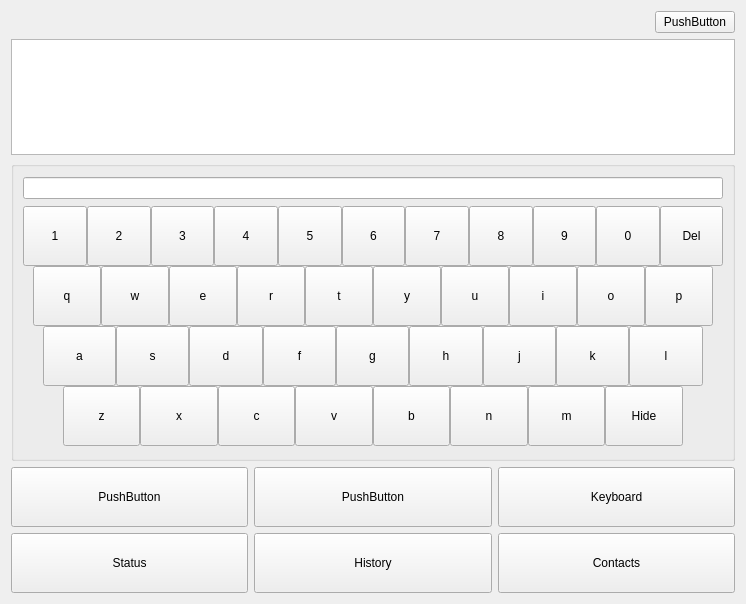
<?xml version="1.0" encoding="UTF-8"?>
<ui version="4.0">
 <class>Form</class>
 <widget class="QWidget" name="Form">
  <property name="geometry">
   <rect>
    <x>0</x>
    <y>0</y>
    <width>746</width>
    <height>604</height>
   </rect>
  </property>
  <property name="minimumSize">
   <size>
    <width>600</width>
    <height>0</height>
   </size>
  </property>
  <property name="maximumSize">
   <size>
    <width>16777215</width>
    <height>16777215</height>
   </size>
  </property>
  <property name="windowTitle">
   <string>Form</string>
  </property>
  <property name="styleSheet">
   <string notr="true"/>
  </property>
  <layout class="QFormLayout" name="formLayout">
   <item row="0" column="0" colspan="2">
    <layout class="QHBoxLayout" name="horizontalLayout_9">
     <property name="topMargin">
      <number>0</number>
     </property>
     <item>
      <spacer name="horizontalSpacer">
       <property name="orientation">
        <enum>Qt::Horizontal</enum>
       </property>
       <property name="sizeHint" stdset="0">
        <size>
         <width>40</width>
         <height>20</height>
        </size>
       </property>
      </spacer>
     </item>
     <item>
      <widget class="QPushButton" name="pushButton_9">
       <property name="text">
        <string>PushButton</string>
       </property>
      </widget>
     </item>
    </layout>
   </item>
   <item row="2" column="0" colspan="2">
    <widget class="QGroupBox" name="keyboard">
     <property name="minimumSize">
      <size>
       <width>500</width>
       <height>300</height>
      </size>
     </property>
     <property name="title">
      <string/>
     </property>
     <layout class="QGridLayout" name="gridLayout">
      <item row="1" column="0">
       <layout class="QVBoxLayout" name="verticalLayout_2">
        <property name="spacing">
         <number>0</number>
        </property>
        <property name="topMargin">
         <number>0</number>
        </property>
        <item>
         <layout class="QHBoxLayout" name="horizontalLayout_4">
          <property name="spacing">
           <number>0</number>
          </property>
          <property name="topMargin">
           <number>0</number>
          </property>
          <item>
           <widget class="QPushButton" name="k_1">
            <property name="minimumSize">
             <size>
              <width>0</width>
              <height>60</height>
             </size>
            </property>
            <property name="text">
             <string>1</string>
            </property>
            <property name="autoRepeatInterval">
             <number>120</number>
            </property>
           </widget>
          </item>
          <item>
           <widget class="QPushButton" name="k_2">
            <property name="minimumSize">
             <size>
              <width>0</width>
              <height>60</height>
             </size>
            </property>
            <property name="text">
             <string>2</string>
            </property>
            <property name="autoRepeatInterval">
             <number>120</number>
            </property>
           </widget>
          </item>
          <item>
           <widget class="QPushButton" name="k_3">
            <property name="minimumSize">
             <size>
              <width>0</width>
              <height>60</height>
             </size>
            </property>
            <property name="text">
             <string>3</string>
            </property>
            <property name="autoRepeatInterval">
             <number>120</number>
            </property>
           </widget>
          </item>
          <item>
           <widget class="QPushButton" name="k_4">
            <property name="minimumSize">
             <size>
              <width>0</width>
              <height>60</height>
             </size>
            </property>
            <property name="text">
             <string>4</string>
            </property>
            <property name="autoRepeatInterval">
             <number>120</number>
            </property>
           </widget>
          </item>
          <item>
           <widget class="QPushButton" name="k_5">
            <property name="minimumSize">
             <size>
              <width>0</width>
              <height>60</height>
             </size>
            </property>
            <property name="text">
             <string>5</string>
            </property>
            <property name="autoRepeatInterval">
             <number>120</number>
            </property>
           </widget>
          </item>
          <item>
           <widget class="QPushButton" name="k_6">
            <property name="minimumSize">
             <size>
              <width>0</width>
              <height>60</height>
             </size>
            </property>
            <property name="text">
             <string>6</string>
            </property>
            <property name="autoRepeatInterval">
             <number>120</number>
            </property>
           </widget>
          </item>
          <item>
           <widget class="QPushButton" name="k_7">
            <property name="minimumSize">
             <size>
              <width>0</width>
              <height>60</height>
             </size>
            </property>
            <property name="text">
             <string>7</string>
            </property>
            <property name="autoRepeatInterval">
             <number>120</number>
            </property>
           </widget>
          </item>
          <item>
           <widget class="QPushButton" name="k_8">
            <property name="minimumSize">
             <size>
              <width>0</width>
              <height>60</height>
             </size>
            </property>
            <property name="text">
             <string>8</string>
            </property>
            <property name="autoRepeatInterval">
             <number>120</number>
            </property>
           </widget>
          </item>
          <item>
           <widget class="QPushButton" name="k_9">
            <property name="minimumSize">
             <size>
              <width>0</width>
              <height>60</height>
             </size>
            </property>
            <property name="text">
             <string>9</string>
            </property>
            <property name="autoRepeatInterval">
             <number>120</number>
            </property>
           </widget>
          </item>
          <item>
           <widget class="QPushButton" name="k_0">
            <property name="minimumSize">
             <size>
              <width>0</width>
              <height>60</height>
             </size>
            </property>
            <property name="text">
             <string>0</string>
            </property>
            <property name="autoRepeatInterval">
             <number>120</number>
            </property>
           </widget>
          </item>
          <item>
           <widget class="QPushButton" name="del">
            <property name="minimumSize">
             <size>
              <width>0</width>
              <height>60</height>
             </size>
            </property>
            <property name="text">
             <string>Del</string>
            </property>
           </widget>
          </item>
         </layout>
        </item>
        <item>
         <layout class="QHBoxLayout" name="horizontalLayout_5">
          <property name="spacing">
           <number>0</number>
          </property>
          <property name="topMargin">
           <number>0</number>
          </property>
          <item>
           <widget class="QPushButton" name="pushButton_3">
            <property name="minimumSize">
             <size>
              <width>10</width>
              <height>0</height>
             </size>
            </property>
            <property name="text">
             <string/>
            </property>
            <property name="flat">
             <bool>true</bool>
            </property>
           </widget>
          </item>
          <item>
           <widget class="QPushButton" name="q">
            <property name="minimumSize">
             <size>
              <width>0</width>
              <height>60</height>
             </size>
            </property>
            <property name="text">
             <string>q</string>
            </property>
            <property name="autoRepeatInterval">
             <number>120</number>
            </property>
           </widget>
          </item>
          <item>
           <widget class="QPushButton" name="w">
            <property name="minimumSize">
             <size>
              <width>0</width>
              <height>60</height>
             </size>
            </property>
            <property name="text">
             <string>w</string>
            </property>
            <property name="autoRepeatInterval">
             <number>120</number>
            </property>
           </widget>
          </item>
          <item>
           <widget class="QPushButton" name="e">
            <property name="minimumSize">
             <size>
              <width>0</width>
              <height>60</height>
             </size>
            </property>
            <property name="text">
             <string>e</string>
            </property>
            <property name="autoRepeatInterval">
             <number>120</number>
            </property>
           </widget>
          </item>
          <item>
           <widget class="QPushButton" name="r">
            <property name="minimumSize">
             <size>
              <width>0</width>
              <height>60</height>
             </size>
            </property>
            <property name="text">
             <string>r</string>
            </property>
            <property name="autoRepeatInterval">
             <number>120</number>
            </property>
           </widget>
          </item>
          <item>
           <widget class="QPushButton" name="t">
            <property name="minimumSize">
             <size>
              <width>0</width>
              <height>60</height>
             </size>
            </property>
            <property name="text">
             <string>t</string>
            </property>
            <property name="autoRepeatInterval">
             <number>120</number>
            </property>
           </widget>
          </item>
          <item>
           <widget class="QPushButton" name="y">
            <property name="minimumSize">
             <size>
              <width>0</width>
              <height>60</height>
             </size>
            </property>
            <property name="text">
             <string>y</string>
            </property>
            <property name="autoRepeatInterval">
             <number>120</number>
            </property>
           </widget>
          </item>
          <item>
           <widget class="QPushButton" name="u">
            <property name="minimumSize">
             <size>
              <width>0</width>
              <height>60</height>
             </size>
            </property>
            <property name="text">
             <string>u</string>
            </property>
            <property name="autoRepeatInterval">
             <number>120</number>
            </property>
           </widget>
          </item>
          <item>
           <widget class="QPushButton" name="i">
            <property name="minimumSize">
             <size>
              <width>0</width>
              <height>60</height>
             </size>
            </property>
            <property name="text">
             <string>i</string>
            </property>
            <property name="autoRepeatInterval">
             <number>120</number>
            </property>
           </widget>
          </item>
          <item>
           <widget class="QPushButton" name="o">
            <property name="minimumSize">
             <size>
              <width>0</width>
              <height>60</height>
             </size>
            </property>
            <property name="text">
             <string>o</string>
            </property>
            <property name="autoRepeatInterval">
             <number>120</number>
            </property>
           </widget>
          </item>
          <item>
           <widget class="QPushButton" name="p">
            <property name="minimumSize">
             <size>
              <width>0</width>
              <height>60</height>
             </size>
            </property>
            <property name="text">
             <string>p</string>
            </property>
            <property name="autoRepeatInterval">
             <number>120</number>
            </property>
           </widget>
          </item>
          <item>
           <widget class="QPushButton" name="pushButton_4">
            <property name="minimumSize">
             <size>
              <width>10</width>
              <height>0</height>
             </size>
            </property>
            <property name="text">
             <string/>
            </property>
            <property name="flat">
             <bool>true</bool>
            </property>
           </widget>
          </item>
         </layout>
        </item>
        <item>
         <layout class="QHBoxLayout" name="horizontalLayout_6">
          <property name="spacing">
           <number>0</number>
          </property>
          <property name="topMargin">
           <number>0</number>
          </property>
          <item>
           <widget class="QPushButton" name="pushButton">
            <property name="minimumSize">
             <size>
              <width>20</width>
              <height>0</height>
             </size>
            </property>
            <property name="text">
             <string/>
            </property>
            <property name="flat">
             <bool>true</bool>
            </property>
           </widget>
          </item>
          <item>
           <widget class="QPushButton" name="a">
            <property name="minimumSize">
             <size>
              <width>0</width>
              <height>60</height>
             </size>
            </property>
            <property name="text">
             <string>a</string>
            </property>
            <property name="autoRepeatInterval">
             <number>120</number>
            </property>
           </widget>
          </item>
          <item>
           <widget class="QPushButton" name="s">
            <property name="minimumSize">
             <size>
              <width>0</width>
              <height>60</height>
             </size>
            </property>
            <property name="text">
             <string>s</string>
            </property>
            <property name="autoRepeatInterval">
             <number>120</number>
            </property>
           </widget>
          </item>
          <item>
           <widget class="QPushButton" name="d">
            <property name="minimumSize">
             <size>
              <width>0</width>
              <height>60</height>
             </size>
            </property>
            <property name="text">
             <string>d</string>
            </property>
            <property name="autoRepeatInterval">
             <number>120</number>
            </property>
           </widget>
          </item>
          <item>
           <widget class="QPushButton" name="f">
            <property name="minimumSize">
             <size>
              <width>0</width>
              <height>60</height>
             </size>
            </property>
            <property name="text">
             <string>f</string>
            </property>
            <property name="autoRepeatInterval">
             <number>120</number>
            </property>
           </widget>
          </item>
          <item>
           <widget class="QPushButton" name="g">
            <property name="minimumSize">
             <size>
              <width>0</width>
              <height>60</height>
             </size>
            </property>
            <property name="text">
             <string>g</string>
            </property>
            <property name="autoRepeatInterval">
             <number>120</number>
            </property>
           </widget>
          </item>
          <item>
           <widget class="QPushButton" name="h">
            <property name="minimumSize">
             <size>
              <width>0</width>
              <height>60</height>
             </size>
            </property>
            <property name="text">
             <string>h</string>
            </property>
            <property name="autoRepeatInterval">
             <number>120</number>
            </property>
           </widget>
          </item>
          <item>
           <widget class="QPushButton" name="j">
            <property name="minimumSize">
             <size>
              <width>0</width>
              <height>60</height>
             </size>
            </property>
            <property name="text">
             <string>j</string>
            </property>
            <property name="autoRepeatInterval">
             <number>120</number>
            </property>
           </widget>
          </item>
          <item>
           <widget class="QPushButton" name="k">
            <property name="minimumSize">
             <size>
              <width>0</width>
              <height>60</height>
             </size>
            </property>
            <property name="text">
             <string>k</string>
            </property>
            <property name="autoRepeatInterval">
             <number>120</number>
            </property>
           </widget>
          </item>
          <item>
           <widget class="QPushButton" name="l">
            <property name="minimumSize">
             <size>
              <width>0</width>
              <height>60</height>
             </size>
            </property>
            <property name="text">
             <string>l</string>
            </property>
            <property name="autoRepeatInterval">
             <number>120</number>
            </property>
           </widget>
          </item>
          <item>
           <widget class="QPushButton" name="pushButton_2">
            <property name="minimumSize">
             <size>
              <width>20</width>
              <height>0</height>
             </size>
            </property>
            <property name="text">
             <string/>
            </property>
            <property name="flat">
             <bool>true</bool>
            </property>
           </widget>
          </item>
         </layout>
        </item>
        <item>
         <layout class="QHBoxLayout" name="horizontalLayout_7">
          <property name="spacing">
           <number>0</number>
          </property>
          <property name="topMargin">
           <number>0</number>
          </property>
          <item>
           <widget class="QPushButton" name="space_5">
            <property name="minimumSize">
             <size>
              <width>40</width>
              <height>0</height>
             </size>
            </property>
            <property name="sizeIncrement">
             <size>
              <width>0</width>
              <height>0</height>
             </size>
            </property>
            <property name="text">
             <string/>
            </property>
            <property name="flat">
             <bool>true</bool>
            </property>
           </widget>
          </item>
          <item>
           <widget class="QPushButton" name="z">
            <property name="minimumSize">
             <size>
              <width>0</width>
              <height>60</height>
             </size>
            </property>
            <property name="text">
             <string>z</string>
            </property>
            <property name="autoRepeatInterval">
             <number>120</number>
            </property>
           </widget>
          </item>
          <item>
           <widget class="QPushButton" name="x">
            <property name="minimumSize">
             <size>
              <width>0</width>
              <height>60</height>
             </size>
            </property>
            <property name="text">
             <string>x</string>
            </property>
            <property name="autoRepeatInterval">
             <number>120</number>
            </property>
           </widget>
          </item>
          <item>
           <widget class="QPushButton" name="c">
            <property name="minimumSize">
             <size>
              <width>0</width>
              <height>60</height>
             </size>
            </property>
            <property name="text">
             <string>c</string>
            </property>
            <property name="autoRepeatInterval">
             <number>120</number>
            </property>
           </widget>
          </item>
          <item>
           <widget class="QPushButton" name="v">
            <property name="minimumSize">
             <size>
              <width>0</width>
              <height>60</height>
             </size>
            </property>
            <property name="text">
             <string>v</string>
            </property>
            <property name="autoRepeatInterval">
             <number>120</number>
            </property>
           </widget>
          </item>
          <item>
           <widget class="QPushButton" name="b">
            <property name="minimumSize">
             <size>
              <width>0</width>
              <height>60</height>
             </size>
            </property>
            <property name="text">
             <string>b</string>
            </property>
            <property name="autoRepeatInterval">
             <number>120</number>
            </property>
           </widget>
          </item>
          <item>
           <widget class="QPushButton" name="n">
            <property name="minimumSize">
             <size>
              <width>0</width>
              <height>60</height>
             </size>
            </property>
            <property name="text">
             <string>n</string>
            </property>
            <property name="autoRepeatInterval">
             <number>120</number>
            </property>
           </widget>
          </item>
          <item>
           <widget class="QPushButton" name="m">
            <property name="minimumSize">
             <size>
              <width>0</width>
              <height>60</height>
             </size>
            </property>
            <property name="text">
             <string>m</string>
            </property>
            <property name="autoRepeatInterval">
             <number>120</number>
            </property>
           </widget>
          </item>
          <item>
           <widget class="QPushButton" name="hide_keyboard">
            <property name="minimumSize">
             <size>
              <width>0</width>
              <height>60</height>
             </size>
            </property>
            <property name="text">
             <string>Hide</string>
            </property>
            <property name="autoRepeatInterval">
             <number>120</number>
            </property>
           </widget>
          </item>
          <item>
           <widget class="QPushButton" name="pushButton_6">
            <property name="minimumSize">
             <size>
              <width>40</width>
              <height>0</height>
             </size>
            </property>
            <property name="text">
             <string/>
            </property>
            <property name="flat">
             <bool>true</bool>
            </property>
           </widget>
          </item>
         </layout>
        </item>
       </layout>
      </item>
      <item row="0" column="0">
       <widget class="QLineEdit" name="lineEdit"/>
      </item>
     </layout>
    </widget>
   </item>
   <item row="4" column="0" colspan="2">
    <layout class="QHBoxLayout" name="horizontalLayout">
     <item>
      <widget class="QPushButton" name="pushButton_8">
       <property name="minimumSize">
        <size>
         <width>0</width>
         <height>60</height>
        </size>
       </property>
       <property name="text">
        <string>Status</string>
       </property>
      </widget>
     </item>
     <item>
      <widget class="QPushButton" name="pushButton_7">
       <property name="minimumSize">
        <size>
         <width>0</width>
         <height>60</height>
        </size>
       </property>
       <property name="text">
        <string>History</string>
       </property>
      </widget>
     </item>
     <item>
      <widget class="QPushButton" name="pushButton_5">
       <property name="minimumSize">
        <size>
         <width>0</width>
         <height>60</height>
        </size>
       </property>
       <property name="text">
        <string>Contacts</string>
       </property>
      </widget>
     </item>
    </layout>
   </item>
   <item row="3" column="0" colspan="2">
    <layout class="QHBoxLayout" name="horizontalLayout_2">
     <property name="topMargin">
      <number>0</number>
     </property>
     <item>
      <widget class="QPushButton" name="pushButton_11">
       <property name="minimumSize">
        <size>
         <width>0</width>
         <height>60</height>
        </size>
       </property>
       <property name="text">
        <string>PushButton</string>
       </property>
      </widget>
     </item>
     <item>
      <widget class="QPushButton" name="pushButton_10">
       <property name="minimumSize">
        <size>
         <width>0</width>
         <height>60</height>
        </size>
       </property>
       <property name="text">
        <string>PushButton</string>
       </property>
      </widget>
     </item>
     <item>
      <widget class="QPushButton" name="show_keyboard">
       <property name="minimumSize">
        <size>
         <width>0</width>
         <height>60</height>
        </size>
       </property>
       <property name="text">
        <string>Keyboard</string>
       </property>
      </widget>
     </item>
    </layout>
   </item>
   <item row="1" column="0" colspan="2">
    <widget class="QListView" name="lista">
     <property name="minimumSize">
      <size>
       <width>0</width>
       <height>0</height>
      </size>
     </property>
    </widget>
   </item>
  </layout>
 </widget>
 <resources/>
 <connections/>
</ui>
